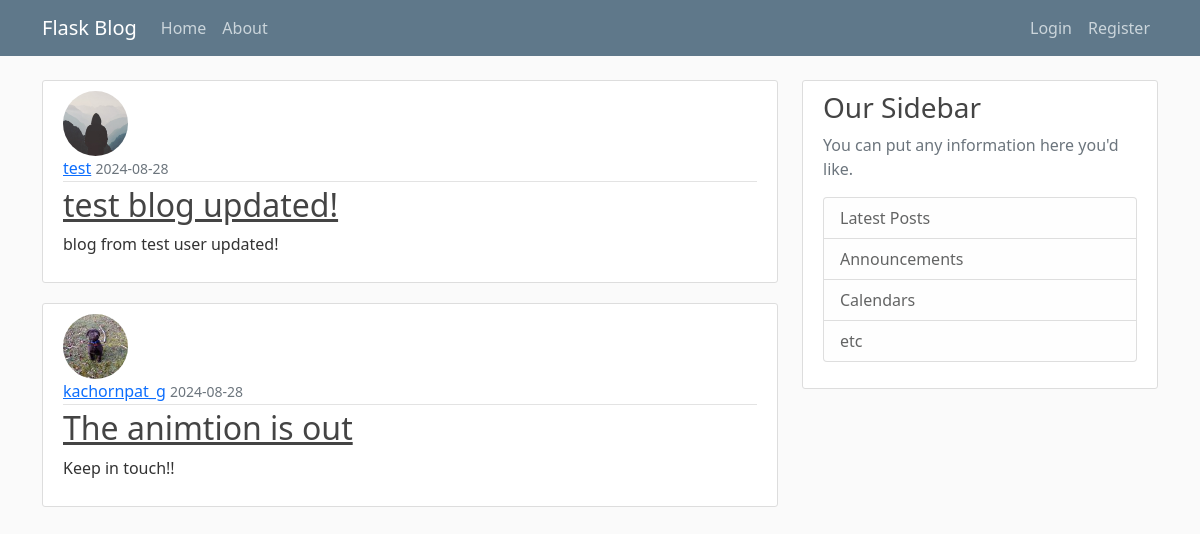
Page /home on the earlier database version.
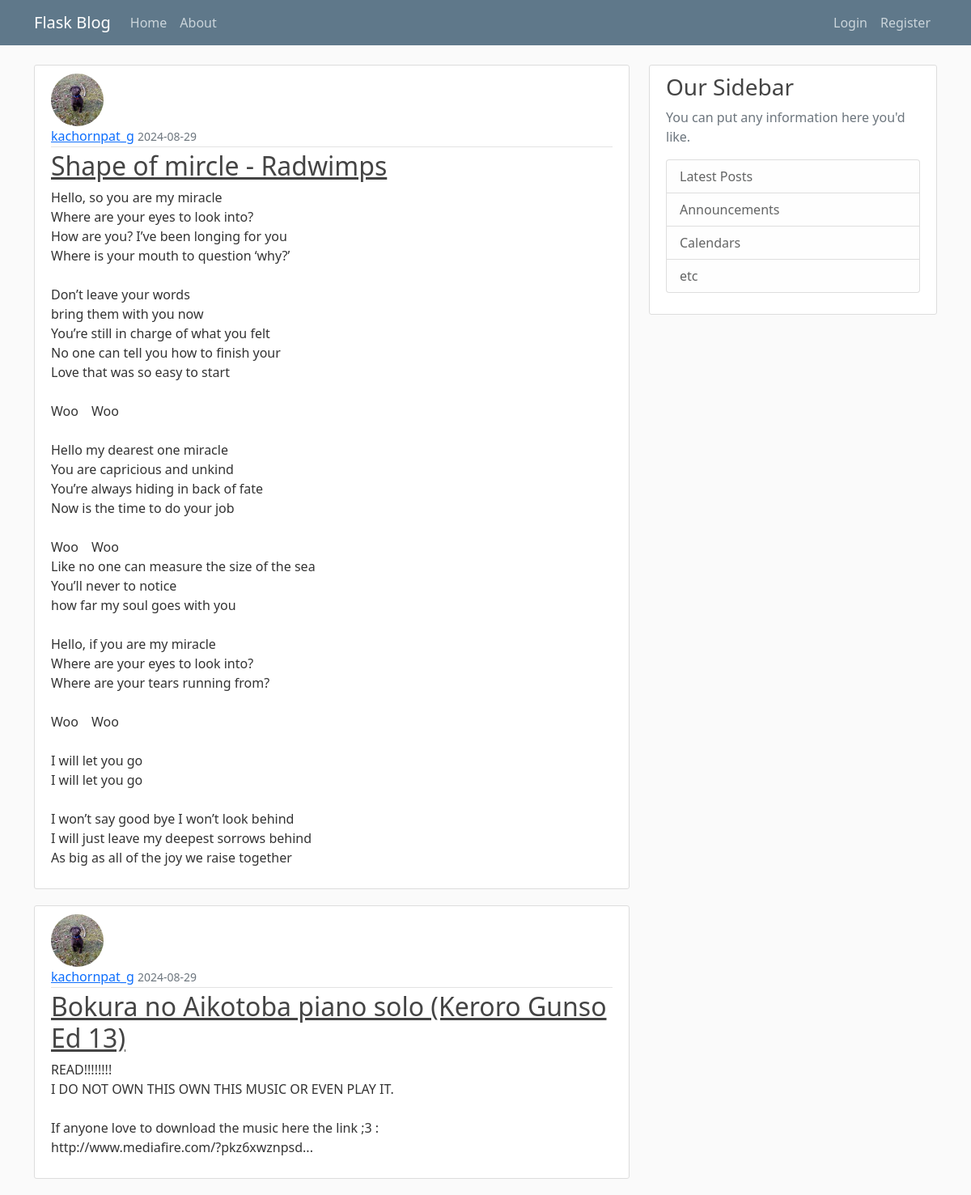
Same page on the later database version.
### hello/models.py (models this page shows, shortened)
class Post(db.Model):
    id = db.Column(db.Integer, primary_key=True)
    title = db.Column(db.String(100), nullable=False)
    date_posted = db.Column(db.DateTime(), nullable=False, default=datetime.now())
    content = db.Column(db.Text, nullable=False)
    user_id = db.Column(db.Integer, db.ForeignKey('user.id'), nullable=False)

class User(db.Model, UserMixin):
    id = db.Column(db.Integer, primary_key=True)
    username = db.Column(db.String(20), unique=True, nullable=False)
    email = db.Column(db.String(120), unique=True, nullable=False)
    image_file = db.Column(db.String(20), nullable=False, default='default.jpg')
    password = db.Column(db.String(60), nullable=False)
    posts = db.relationship('Post', backref='author', lazy=True)

### hello/routes.py (the view)
@app.route("/")
@app.route("/home")
def home():
    page = request.args.get('page', 1, type=int)
    posts = Post.query.order_by(Post.date_posted.desc()).paginate(page=page, per_page=2)
    return render_template('home.html', posts=posts)

### hello/templates/home.html
{% extends "layout.html" %}
{% block content %}
{% for post in posts %}
    <article class="media content-section">
        <img class="rounded-circle article-img" src="{{ url_for('static', filename='profile_pics/' + post.author.image_file) }}" alt="">
        <div class="media-body">
        <div class="article-metadata">
            <a class="mr-2" href="#">{{ post.author.username }}</a>
            <small class="text-muted">{{ post.date_posted.strftime('%Y-%m-%d') }}</small>
        </div>
        <h2><a class="article-title" href="{{ url_for('post', post_id=post.id)}}">{{ post.title }}</a></h2>
        <p class="article-content">{{ post.content }}</p>
        </div>
    </article>
{% endfor %}
{% endblock content %}

Differences in the rows shown:
no longer on this page (row unchanged): Post: image_file (placeholder picture), author.username "test", date_posted "2024-08-28", title "test blog updated!", content "blog from test user updated!"
no longer on this page (row unchanged): Post: image_file (picture), author.username "kachornpat_g", date_posted "2024-08-28", title "The animtion is out", content "Keep in touch!!"
added Post: image_file (picture), author.username "kachornpat_g", date_posted "2024-08-29", title "Shape of mircle - Radwimps", content "Hello, so you are my miracle Where are your eyes to look into? How are you? I’ve been longing for you Where is your mouth to question ‘why?’ Don’t leave your words bring them with you now You’re still in charge of what you felt No one can tell you how to finish your Love that was so easy to start Woo Woo Hello my dearest one miracle You are capricious and unkind You’re always hiding in back of fate Now is the time to do your job Woo Woo Like no one can measure the size of the sea You’ll never to notice how far my soul goes with you Hello, if you are my miracle Where are your eyes to look into? Where are your tears running from? Woo Woo I will let you go I will let you go I won’t say good…"
added Post: image_file (picture), author.username "kachornpat_g", date_posted "2024-08-29", title "Bokura no Aikotoba piano solo (Keroro Gunso Ed 13)", content "READ!!!!!!!! I DO NOT OWN THIS OWN THIS MUSIC OR EVEN PLAY IT. If anyone love to download the music here the link ;3 : http://www.mediafire.com/?pkz6xwznpsd..."
